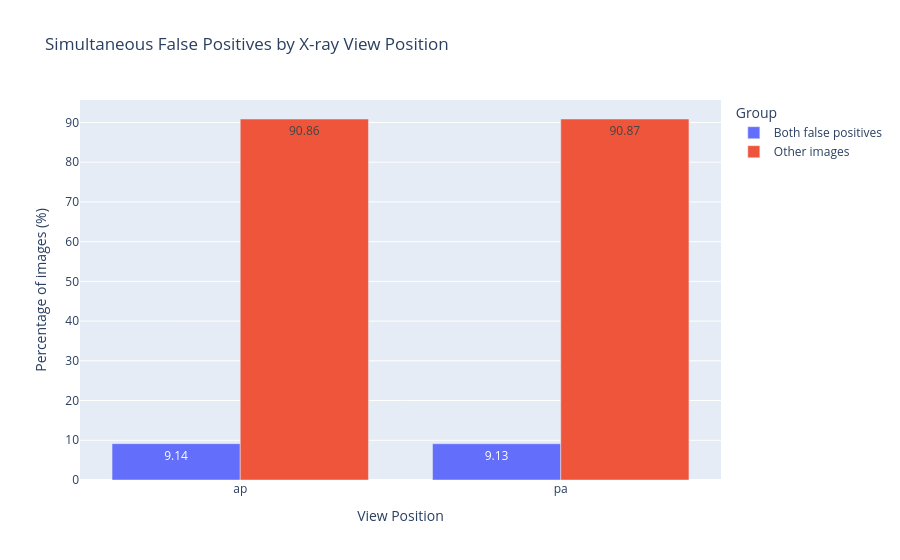

This figure's notebook cell:
### Code cell
fig = px.bar(
    view_percentages.reset_index().melt(
        id_vars="View Position",
        var_name="Group",
        value_name="Percentage"
    ),
    x="View Position",
    y="Percentage",
    color="Group",
    barmode="group",
    title="Simultaneous False Positives by X-ray View Position",
    text_auto=".2f"
)

fig.update_layout(
    yaxis_title="Percentage of images (%)",
    xaxis_title="View Position"
)

fig.show()

### Figure 1 — Plotly figure (JSON) as saved in the notebook; plotly's stock layout.template omitted (floating-point values rounded to 4 significant figures)
{"data": [{"alignmentgroup": "True", "hovertemplate": "Group=Both false positives<br>View Position=%{x}<br>Percentage=%{y}<extra></extra>", "legendgroup": "Both false positives", "marker": {"color": "#636efa", "pattern": {"shape": ""}}, "name": "Both false positives", "offsetgroup": "Both false positives", "orientation": "v", "showlegend": true, "textposition": "auto", "texttemplate": "%{y:.2f}", "type": "bar", "x": ["ap", "pa"], "xaxis": "x", "y": [9.144, 9.131], "yaxis": "y"}, {"alignmentgroup": "True", "hovertemplate": "Group=Other images<br>View Position=%{x}<br>Percentage=%{y}<extra></extra>", "legendgroup": "Other images", "marker": {"color": "#EF553B", "pattern": {"shape": ""}}, "name": "Other images", "offsetgroup": "Other images", "orientation": "v", "showlegend": true, "textposition": "auto", "texttemplate": "%{y:.2f}", "type": "bar", "x": ["ap", "pa"], "xaxis": "x", "y": [90.86, 90.87], "yaxis": "y"}], "layout": {"barmode": "group", "legend": {"title": {"text": "Group"}, "tracegroupgap": 0}, "title": {"text": "Simultaneous False Positives by X-ray View Position"}, "xaxis": {"anchor": "y", "domain": [0, 1], "title": {"text": "View Position"}}, "yaxis": {"anchor": "x", "domain": [0, 1], "title": {"text": "Percentage of images (%)"}}}}
